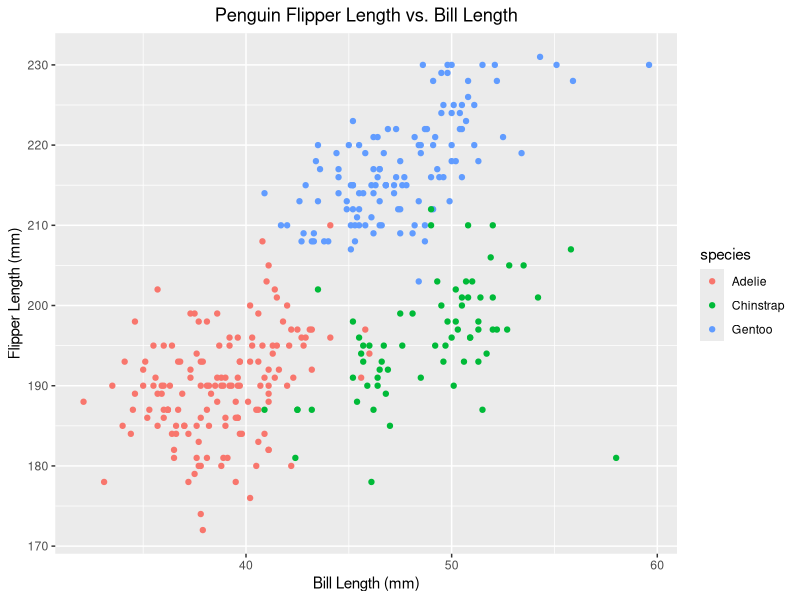
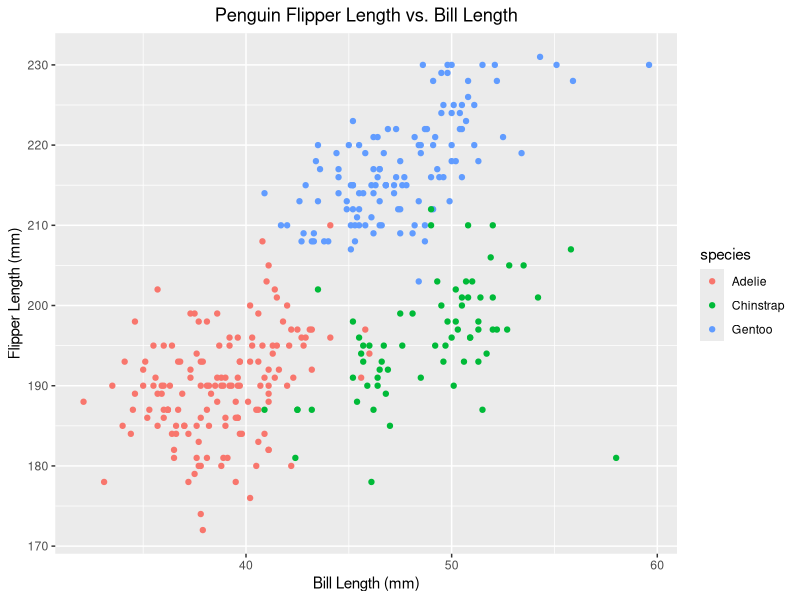

R code for these plots, in order:
## ---- chunk 1
library(tidyverse)
library(skimr)
## ---- chunk 2
data("penguins", package = "palmerpenguins")
## ---- chunk 3
penguins #General observation of the data frame

nrow(penguins) #Obtaining number of rows
ncol(penguins) #Obtaining number of columns

skim(penguins$flipper_length_mm) #Using the 'skimr' package to obtain mean flipper length

## ---- chunk 4
#Using ggplot (part of 'tidyverse' package):

ggplot(penguins, aes(x = bill_length_mm, 
                     y = flipper_length_mm,
                     color = species)) +  #Coloring per 'species' variable
    geom_point() +
  
#Adding labels to my scatter plot (I know this code per previous experience with ggplot)
  
  labs(title = "Penguin Flipper Length vs. Bill Length",
       x = "Bill Length (mm)",
       y = "Flipper Length (mm)") +
  
  theme(plot.title = element_text(hjust = 0.5)) #Centering my title

#Saving my plot using 'ggsave':

ggsave(filename = "DSI_HW1_Problem1.jpg")

## ---- chunk 5
new_df = tibble(
  vec_sample = rnorm(10, mean = 1), #Random sample of 10 and mean equal to 1
  vec_log = vec_sample > 0, #Logical vector checking if the sample's elements are above zero
  vec_char = c("This", "is", "my", "ten", "character", "vector", "with", "great", "joy", "woohoo!"), #Character vector
  vec_factor = factor(c("Mexican", "Japanese", "Japanese", "Mexican", "Lebanese", "Lebanese", "Mexican", "Mexican", "Lebanese", "Japanese")) #Factor vector with three nationality levels
)
## ---- chunk 6

mean(pull(new_df, vec_sample))
mean(pull(new_df, vec_log))
mean(pull(new_df, vec_char))
mean(pull(new_df, vec_factor))

## ---- chunk 7

as.numeric(new_df$vec_log)
as.numeric(new_df$vec_char)
as.numeric(new_df$vec_factor)

mean(as.numeric(pull(new_df, vec_log)))
mean(as.numeric(pull(new_df, vec_char)))
mean(as.numeric(pull(new_df, vec_factor)))
